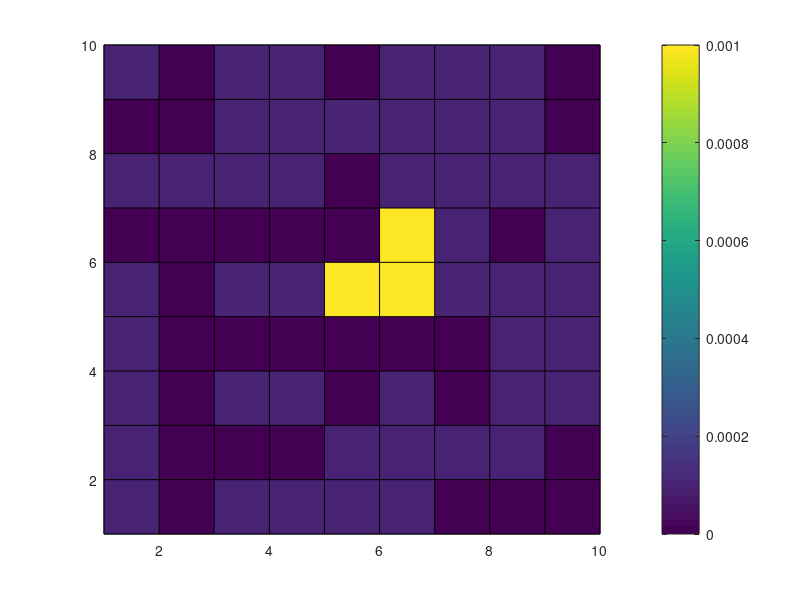

MATLAB code to generate this figure: (Note: this script raises an error after producing the figure.)
delta = 0.002;
qG = 3e-5;
Gs = 5;
DG = 9.1e-5;
kN = 1e-4;
kT = 1e-3;


N = 10;
Dmat = zeros(N^2,N^2); col = zeros(1,N^2);
bvec = zeros(N^2,1);

%%  constructing the k matrix
%   by forming tensor product of a one-dimensional Gaussian, 
%   then filtering values.

X = linspace(-3,3,N);
Y = exp(-X.*X);
K = Y'*Y;

temp = K;
K(temp>0.5) = kT;
K(temp<=0.5) = kN;

% putting in vessels
V = rand(N);
K(V>0.7) =  0;

pcolor(K);
colorbar;

K = reshape(K,N^2,1);

%% constructing columns WITHOUT boundary conditions

C = (1:N^2)';
Cstar = find(K==0);
[I J] = IJfromC(C,N);

CUp = CfromIJ(adjustBoundary(I-1, N), J, N);
CDown = CfromIJ(adjustBoundary(I+1, N), J, N);
CLeft = CfromIJ(I,  adjustBoundary(J-1, N), N);
CRight = CfromIJ(I,  adjustBoundary(J+1, N), N);

% reusing CfromIJ but this time applying to N^2 dim instead of N dim
Dmat(CfromIJ(C,CUp,N^2)) = 1/delta^2;
Dmat(CfromIJ(C,CDown,N^2)) = 1/delta^2;
Dmat(CfromIJ(C,CLeft,N^2)) = 1/delta^2;
Dmat(CfromIJ(C,CRight,N^2)) = 1/delta^2;
Dmat(CfromIJ(C,C,N^2)) = -4/(delta^2)-K/DG;

Dmat(CfromIJ(Cstar,Cstar,N^2)) = 1;
% bvec(Cstar) = 1; % not sure here

%% above of vessel

% Itemp = adjustBoundary(I(Cstar)-1, N); Jtemp = J(Cstar);
% 
% CUp = CfromIJ(adjustBoundary(Itemp-1, N), Jtemp, N);
% CLeft = CfromIJ(Itemp,  adjustBoundary(Jtemp-1, N), N);
% CRight = CfromIJ(Itemp,  adjustBoundary(Jtemp+1, N), N);
% Dmat(CfromIJ(Cstar,CUp,N^2)) = 1/delta^2;
% Dmat(CfromIJ(Cstar,CLeft,N^2)) = 1/delta^2;
% Dmat(CfromIJ(Cstar,CRight,N^2)) = 1/delta^2;
% 
% %% below of vessel
% 
% Itemp = adjustBoundary(I(Cstar)+1, N); Jtemp = J(Cstar);
% CDown = CfromIJ(adjustBoundary(Itemp+1, N), Jtemp, N);
% CLeft = CfromIJ(Itemp,  adjustBoundary(Jtemp-1, N), N);
% CRight = CfromIJ(Itemp,  adjustBoundary(Jtemp+1, N), N);
% Dmat(CfromIJ(Cstar,CDown,N^2)) = 1/delta^2;
% Dmat(CfromIJ(Cstar,CLeft,N^2)) = 1/delta^2;
% Dmat(CfromIJ(Cstar,CRight,N^2)) = 1/delta^2;
% 
% %% left of vessel
% 
% Itemp = I(Cstar); Jtemp = adjustBoundary(J(Cstar)-1, N);
% CUp = CfromIJ(adjustBoundary(Itemp-1, N), Jtemp, N);
% CDown = CfromIJ(adjustBoundary(Itemp+1, N), Jtemp, N);
% CLeft = CfromIJ(Itemp,  adjustBoundary(Jtemp-1, N), N);
% Dmat(CfromIJ(Cstar,CUp,N^2)) = 1/delta^2;
% Dmat(CfromIJ(Cstar,CDown,N^2)) = 1/delta^2;
% Dmat(CfromIJ(Cstar,CLeft,N^2)) = 1/delta^2;
% 
% %% right of vessel
% 
% Itemp = I(Cstar); Jtemp = adjustBoundary(J(Cstar)+1, N);
% CUp = CfromIJ(adjustBoundary(Itemp-1, N), Jtemp, N);
% CDown = CfromIJ(adjustBoundary(Itemp+1, N), Jtemp, N);
% CRight = CfromIJ(Itemp,  adjustBoundary(Jtemp+1, N), N);
% Dmat(CfromIJ(Cstar,CUp,N^2)) = 1/delta^2;
% Dmat(CfromIJ(Cstar,CDown,N^2)) = 1/delta^2;
% Dmat(CfromIJ(Cstar,CRight,N^2)) = 1/delta^2;
% 


pcolor(Dmat);
colorbar;



% 
% for i=1:N^2
%     Dmat(C(i), CUp(i)) = 1/delta^2;
%     Dmat(C(i), CDown(i)) = 1/delta^2;
%     Dmat(C(i), CLeft(i)) = 1/delta^2;
%     Dmat(C(i), CRight(i)) = 1/delta^2;
%     Dmat(C(i), C(i)) = -4/(delta^2)-K(C(i))/DG;
% end
% Dmat


% col = zeros(1,N^2); 
% col(CfromIJ(    adjustBoundary(I-1, N), J, N)) = 1/delta^2;
% Dmat(C, :) = col;
% Dmat(C, CfromIJ(    adjustBoundary(I+1, N), J, N)) = 1/delta^2;
% Dmat(C, CfromIJ(I,  adjustBoundary(J-1, N), N)) = 1/delta^2;
% Dmat(C, CfromIJ(I,  adjustBoundary(J+1, N), N)) = 1/delta^2;
% Dmat(C,C) = -4/(delta^2)-K(C)/DG;


% for C=1:(N^2)
%     Dmat(C, :) = colConstruct(C,K, N, DG, delta);
% end
% Dmat;
% 
% figure(1);
% spy(diag(K));
% 
% % G = Dmat\ones(N^2,1)
% 
% for C=1:(N^2)
%    if(K(C) == 1)
%       [I J] = IJfromC(C,N);
% 
%       % left, right, above, below the vessel
%   
%       Itemp = I; Jtemp = adjustBoundary(J-1, N);
%       Dmat(CfromIJ(Itemp, Jtemp, N), :) = colLeftOfVessel(CfromIJ(Itemp, Jtemp, N), K, B, N, delta, DG, qG, Gs);
%       B(CfromIJ(Itemp, Jtemp, N)) = -qG*delta*Gs/DG;
%       
%       Itemp = I; Jtemp = adjustBoundary(J+1, N);
%       Dmat(CfromIJ(Itemp, Jtemp, N), :) = colRightOfVessel(CfromIJ(Itemp, Jtemp, N), K, B, N, delta, DG, qG, Gs);
%       B(CfromIJ(Itemp, Jtemp, N)) = -qG*delta*Gs/DG;
% 
%       Itemp = adjustBoundary(I+1, N); Jtemp = J;
%       Dmat(CfromIJ(Itemp, Jtemp, N), :) = colBelowOfVessel(CfromIJ(Itemp, Jtemp, N), K, B, N, delta, DG, qG, Gs);
%       B(CfromIJ(Itemp, Jtemp, N)) = -qG*delta*Gs/DG;
%       
%       Itemp = adjustBoundary(I-1, N); Jtemp = J;
%       Dmat(CfromIJ(Itemp, Jtemp, N), :) = colAboveOfVessel(CfromIJ(Itemp, Jtemp, N), K, B, N, delta, DG, qG, Gs);
%       B(CfromIJ(Itemp, Jtemp, N)) = -qG*delta*Gs/DG;
%       
%       Dmat(C,:) = zeros(N^2,1);
%       Dmat(C,C) = 1;
%       B(C) = 1;
% 
%    end
%     
% end
% 
% 
% % inversion and plot
% G = Dmat \ B;
% Gmat = zeros(N,N);
% 
% for C=1:(N^2)
%    [I, J] = IJfromC(C, N);
%    Gmat(I,J) = G(C);
% end
% 
% figure(2);
% pcolor(Gmat);
% colorbar;